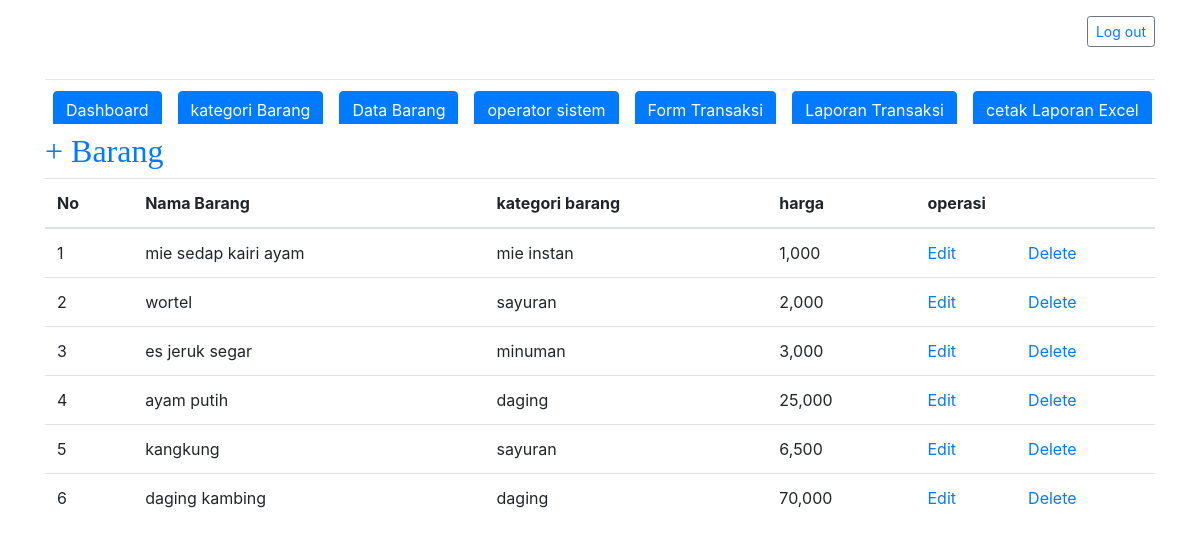
/index.php/barang, run on the app's committed database.
### tables this page shows
CREATE TABLE `barang` (
  `barang_id` int(11) NOT NULL,
  `kategori_id` int(11) NOT NULL,
  `nama_barang` varchar(100) NOT NULL,
  `harga` int(11) NOT NULL
);

CREATE TABLE `kategori_barang` (
  `kategori_id` int(11) NOT NULL,
  `nama_kategori` varchar(100) NOT NULL
);

### application/controllers/Barang.php (called while the page is built, shortened)
<?php
class Barang extends CI_Controller
{
    public function __construct()
    {
        $this->load->model('Barang_model');
    }
    public function index()
    {
        $data['title'] = 'Barang';
        $data['record'] = $this->Barang_model->tampil_data()->result_array();
        $this->load->view('templates/header', $data);
        $this->load->view('barang/tampil_data', $data);
    }
}

### index.php (called while the page is built, shortened)
<?php
require_once BASEPATH.'core/CodeIgniter.php';

### application/models/Barang_model.php (called while the page is built, shortened)
<?php
class Barang_model extends CI_Model
{
    public function tampil_data()
    {
        $query = "SELECT barang.barang_id, barang.kategori_id,barang.nama_barang, barang.harga, kategori_barang.nama_kategori
                  FROM barang LEFT JOIN kategori_barang
                  ON barang.kategori_id=kategori_barang.kategori_id";
        return $this->db->query($query);
    }
}

### application/views/barang/tampil_data.php (the view)
<h2 class="text-primary"><?= anchor('barang/tambah', '+ Barang'); ?></h2>
<table class="table">
    <thead>
        <tr>
            <th>No</th>
            <th>Nama Barang</th>
            <th>kategori barang</th>
            <th>harga</th>
            <th colspan="2">operasi</th>
        </tr>
    </thead>
    <?php $no = 1;
    foreach ($record as $r) : ?>
        <tr>
            <td><?= $no; ?></td>
            <td><?= $r['nama_barang']; ?></td>
            <td><?= $r['nama_kategori']; ?></td>
            <td><?= number_format($r['harga']); ?></td>
            <td> <?= anchor('barang/edit/' . $r['barang_id'], 'Edit'); ?> </td>
            <td> <?= anchor('barang/delete/' . $r['barang_id'], 'Delete'); ?> </td>
        </tr>
    <?php $no++;
    endforeach; ?>
</table>

### application/views/templates/header.php (shortened to what this page needs)
<!doctype html>
<html lang="en">
<head>
    <link href="<?= base_url('assets') ?>/dist/css/bootstrap.min.css" rel="stylesheet">
    <link href="blog.css" rel="stylesheet">
</head>
<body>
    <div class="container">
        <header class="blog-header py-3">
            <div class="row flex-nowrap justify-content-between align-items-center">
                <div class="col-4 pt-1">
                </div>
                <div class="col-4 text-center">
                </div>
                <div class="col-4 d-flex justify-content-end align-items-center">
                    <p class="btn btn-sm btn-outline-secondary"><?= anchor('', 'Log out') ?></p>
                </div>
            </div>
        </header>
        <div class="nav-scroller py-1 mb-2">
            <nav class="nav d-flex justify-content-between">
                <p class="p-2 text-muted"><?= anchor('Dashboard', 'Dashboard', 'class="btn btn-primary"') ?></p>
                <p class="p-2 text-muted"><?= anchor('kategori', 'kategori Barang', 'class="btn btn-primary"') ?></p>
                <p class="p-2 text-muted"><?= anchor('barang', 'Data Barang', 'class="btn btn-primary"') ?></p>
                <p class="p-2 text-muted"><?= anchor('operator', 'operator sistem', 'class="btn btn-primary"') ?></p>
                <p class="p-2 text-muted"><?= anchor('transaksi', 'Form Transaksi', 'class="btn btn-primary"') ?></p>
                <p class="p-2 text-muted"><?= anchor('transaksi/laporan', 'Laporan Transaksi', 'class="btn btn-primary"') ?></p>
                <p class="p-2 text-muted"><?= anchor('transaksi/excel', 'cetak Laporan Excel', 'class="btn btn-primary"') ?></p>
            </nav>
        </div>

### assets/css/blog.css (style rules this page uses)
.blog-header { line-height: 1; border-bottom: 1px solid #e5e5e5; }
h1, h2, h3, h4, h5, h6 { font-family: "Playfair Display", Georgia, "Times New Roman", serif; }
.nav-scroller { position: relative; z-index: 2; height: 2.75rem; overflow-y: hidden; }
.nav-scroller .nav { display: -webkit-box; display: -ms-flexbox; display: flex; -ms-flex-wrap: nowrap; flex-wrap: nowrap; padding-bottom: 1rem; margin-top: -1px; overflow-x: auto; text-align: center; white-space: nowrap; -webkit-overflow-scrolling: touch; }

### data on the page
barang: nama_barang "mie sedap kairi ayam", kategori.nama_kategori "mie instan", harga "1,000", barang_id "Edit", barang_id "Delete"
barang: nama_barang "wortel", kategori.nama_kategori "sayuran", harga "2,000", barang_id "Edit", barang_id "Delete"
barang: nama_barang "es jeruk segar", kategori.nama_kategori "minuman", harga "3,000", barang_id "Edit", barang_id "Delete"
barang: nama_barang "ayam putih", kategori.nama_kategori "daging", harga "25,000", barang_id "Edit", barang_id "Delete"
barang: nama_barang "kangkung", kategori.nama_kategori "sayuran", harga "6,500", barang_id "Edit", barang_id "Delete"
barang: nama_barang "daging kambing", kategori.nama_kategori "daging", harga "70,000", barang_id "Edit", barang_id "Delete"

### other printed values
anchor('', 'Log out') "Log out"
anchor('Dashboard', 'Dashboard', 'class="btn btn-primary"') "Dashboard"
anchor('kategori', 'kategori Barang', 'class="btn btn-primary"') "kategori Barang"
anchor('barang', 'Data Barang', 'class="btn btn-primary"') "Data Barang"
anchor('operator', 'operator sistem', 'class="btn btn-primary"') "operator sistem"
anchor('transaksi', 'Form Transaksi', 'class="btn btn-primary"') "Form Transaksi"
anchor('barang/tambah', '+ Barang') "+ Barang"
